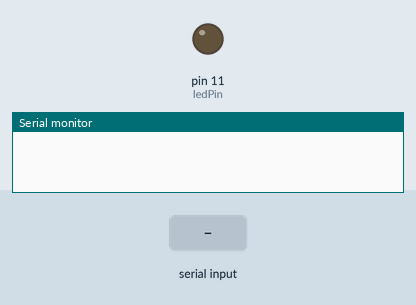
This sketch was run on a simulated Arduino Uno, built with avr-gcc and run on an emulated ATmega328P. Parts: output pins drawn as LEDs (lit = HIGH), the last lines printed to the serial monitor. The test bench sets the inputs (shaded band).

Above: at 1.2 s.
1.3 s: "Class 1\n" received over Serial
At 2.1 s:
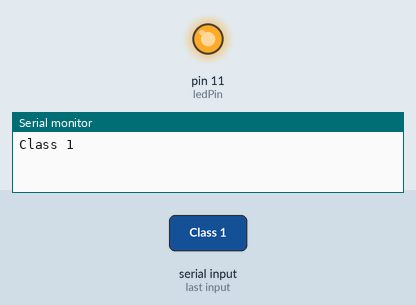
2.8 s: "1\n" received over Serial
Timing chart, 0 to 5.8 s (numbered marks = the images above; inputs shaded):
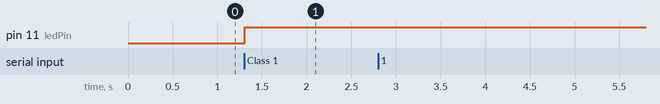

The sketch:

arduino-side.ino
```cpp
String val;     // Data received from serial port
int ledPin = 11;  // Arduino built-in LED
bool ledState = false;

void setup() {
  pinMode(ledPin, OUTPUT);
  Serial.begin(9600);
}

void loop() {
  if (Serial.available()) {
    // If data is available to read,
    val = Serial.readStringUntil('\n');
    val.trim();
    Serial.println(val);
  }
  if (val == "Class 1"){
    ledState = 1;
  }
  else if (val == "Class 2"){
    ledState = 1;
  }
  digitalWrite(ledPin, ledState);
}
```

Measured:
- after the input at 1.3 s, pin 11 (ledPin): LOW → HIGH at once
